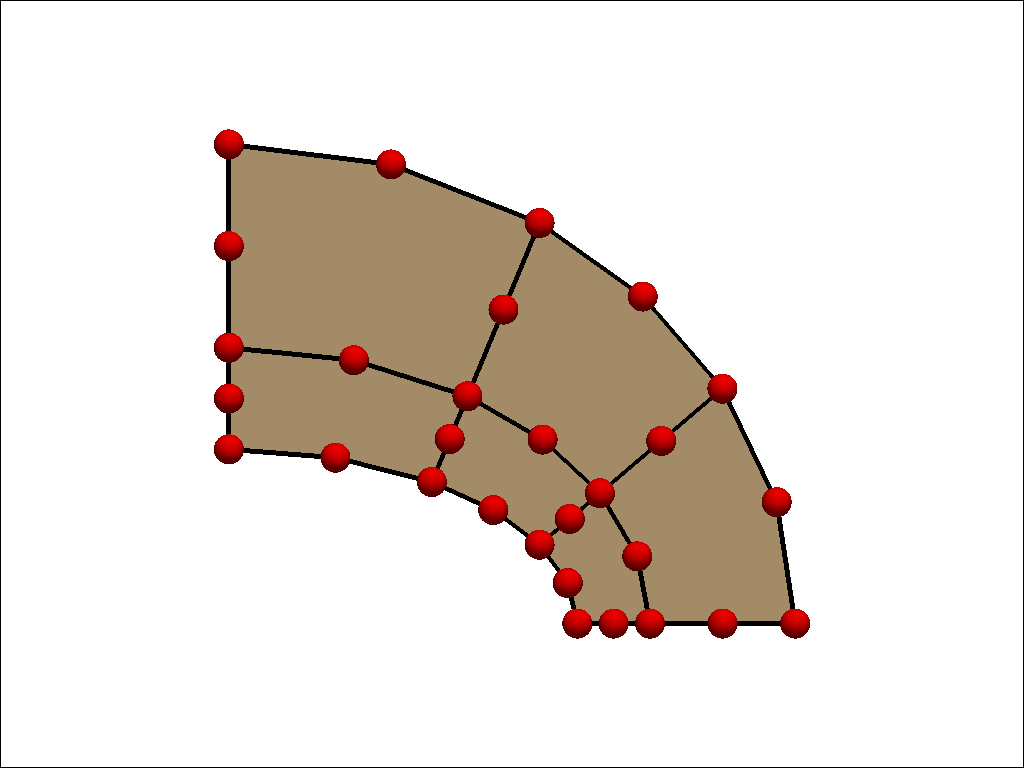

Reproduce this figure in Python.
import pyvista as pv

pv.set_plot_theme("document")

mesh = pv.read("coarse-quadrilateron-2d.vtk")

plotter = pv.Plotter(border=True)

plotter.add_mesh(mesh)
plotter.add_mesh(
    mesh.separate_cells().extract_feature_edges(),
    show_edges=True,
    line_width=5,
    color="black",
)
plotter.add_points(
    mesh.points, render_points_as_spheres=True, point_size=30.0, color="red"
)

plotter.show(cpos="xy", screenshot="coarse-quadrilateron-2d.png")

import pyvista as pv

pv.set_plot_theme("document")

mesh = pv.read("coarse-quadrilateron-2d.vtk")

plotter = pv.Plotter(border=True)

plotter.add_mesh(mesh)
plotter.add_mesh(
    mesh.separate_cells().extract_feature_edges(),
    show_edges=True,
    line_width=5,
    color="black",
)
plotter.add_point_labels(
    mesh.points,
    [
        "",
        "",
        "",
        "",
        "",
        "",
        "",
        "",
        "",
        "",
        "",
        "",
        "",
        "",
        "",
        "",
        "P5",
        "",
        "P6",
        "P7",
        "",
        "P3",
        "",
        "P4",
        "",
        "P2",
        "",
        "P1",
        "",
    ],
    italic=True,
    font_size=40,
    shape_color="white",
    point_color="red",
    point_size=30,
    render_points_as_spheres=True,
    always_visible=True,
    shadow=False,
)

plotter.show(cpos="xy", screenshot="coarse-quadrilateron-2d-02.png")
